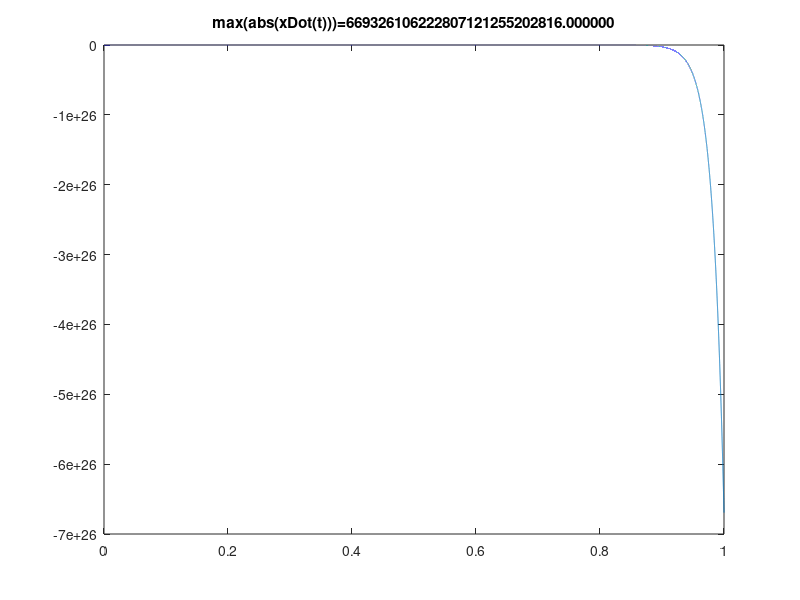

Write MATLAB code to recreate this figure.
close all;
clear;

% masses
m1 = 276;
m2 = 271;

% springs
L01 = 102/1000; 
k1 = 260000;

L02 = 112/1000; 
k2 = 240000;

L03 = 120/1000; 
k3 = 220000;

% dampers
b1 = 5000;
b2 = 5000;
b3 = 4000;

% lengths
h0 = 1330/1000;
h1 = 472/1000;
h2 = 432/1000;

% initial values
x_1 = 75/1000;
xDot_1 = 0;

x_2 = 712/1000;
xDot_2 = 0;


t = 0;
tEnd = 1;
tDelta = 1e-5;

datapoints_size = ceil(tEnd/tDelta);
tPlot = zeros(datapoints_size, 1);

x_1Plot = zeros(datapoints_size, 1);
xDot_1Plot = zeros(datapoints_size, 1);

x_2Plot = zeros(datapoints_size, 1);
xDot_2Plot = zeros(datapoints_size, 1);


i = 1;
while t < tEnd
    % forces
    Fk_1 = k1*(L01 - x_1);
    Fb_1 = b1*(-xDot_1);

    Fk_2 = k2*((x_2 - (x_1+h1)) -L02);
    Fb_2 = b2*(xDot_2 - xDot_1);

    Fk_3 = k3*(L03 - (h0 - (x_2+h2)));
    Fb_3 = b3*(-xDot_2);
    
    % acceleration
    xDotDot_1 = ( Fk_1+Fb_1 -(Fk_2+Fb_2) )/m1;
    xDotDot_2 = ( Fk_2+Fb_2 -(Fk_3+Fb_3) )/m2;
  

    % integrals
    xDot_1 = xDot_1 + xDotDot_1*tDelta;
    x_1 = x_1 + xDot_1*tDelta;

    xDot_2 = xDot_2 + xDotDot_2*tDelta;
    x_2 = x_2 + xDot_2*tDelta;

    
    % save values
    tPlot(i) = t;
    x_1Plot(i) = x_1 * 1000; % m to mm
    x_2Plot(i) = x_2 * 1000; % m to mm
    xDot_1Plot(i) = xDot_1 * 1000; % m to mm
    xDot_2Plot(i) = xDot_2 * 1000; % m to mm


    i = i + 1;
    t = t + tDelta;
end


plot(tPlot, xDot_1Plot)
title(sprintf('max(abs(xDot(t)))=%f', max(abs(xDot_1Plot))));










